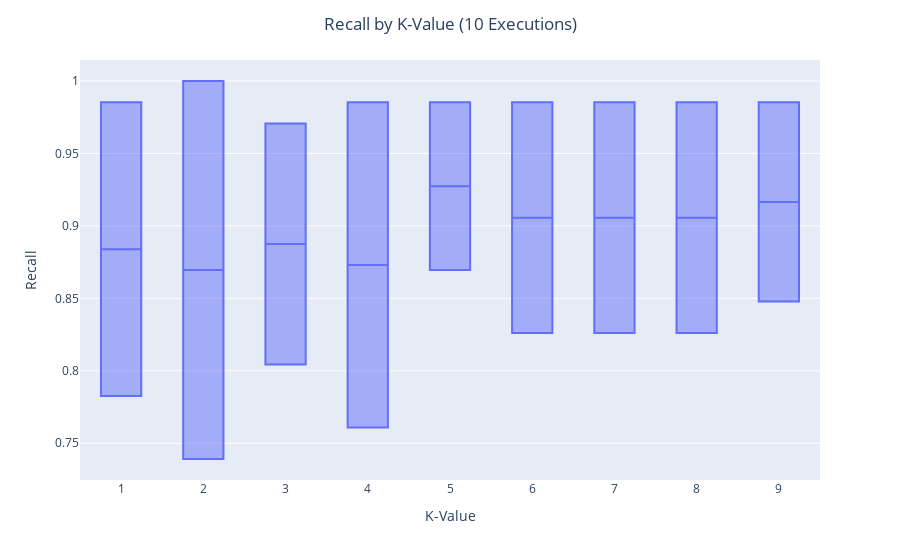

The cell this chart's notebook holds for it:
### Code cell
fig = px.box(output, x='K-Value', y='Recall')
fig.update_layout(title_text='Recall by K-Value (10 Executions)', title_x=0.5)
fig.show()

### Figure 1 — Plotly figure (JSON) as saved in the notebook; plotly's stock layout.template omitted (floating-point values rounded to 4 significant figures; data arrays with more than 128 entries replaced by an {"elided": "..."} marker saying what was removed)
{"data": [{"alignmentgroup": "True", "hovertemplate": "K-Value=%{x}<br>Recall=%{y}<extra></extra>", "legendgroup": "", "marker": {"color": "#636efa"}, "name": "", "notched": false, "offsetgroup": "", "orientation": "v", "showlegend": false, "type": "box", "x": {"elided": "180 int values"}, "x0": " ", "xaxis": "x", "y": {"elided": "180 float values"}, "y0": " ", "yaxis": "y"}], "layout": {"boxmode": "group", "legend": {"tracegroupgap": 0}, "margin": {"t": 60}, "title": {"text": "Recall by K-Value (10 Executions)", "x": 0.5}, "xaxis": {"anchor": "y", "domain": [0, 1], "title": {"text": "K-Value"}}, "yaxis": {"anchor": "x", "domain": [0, 1], "title": {"text": "Recall"}}}}
